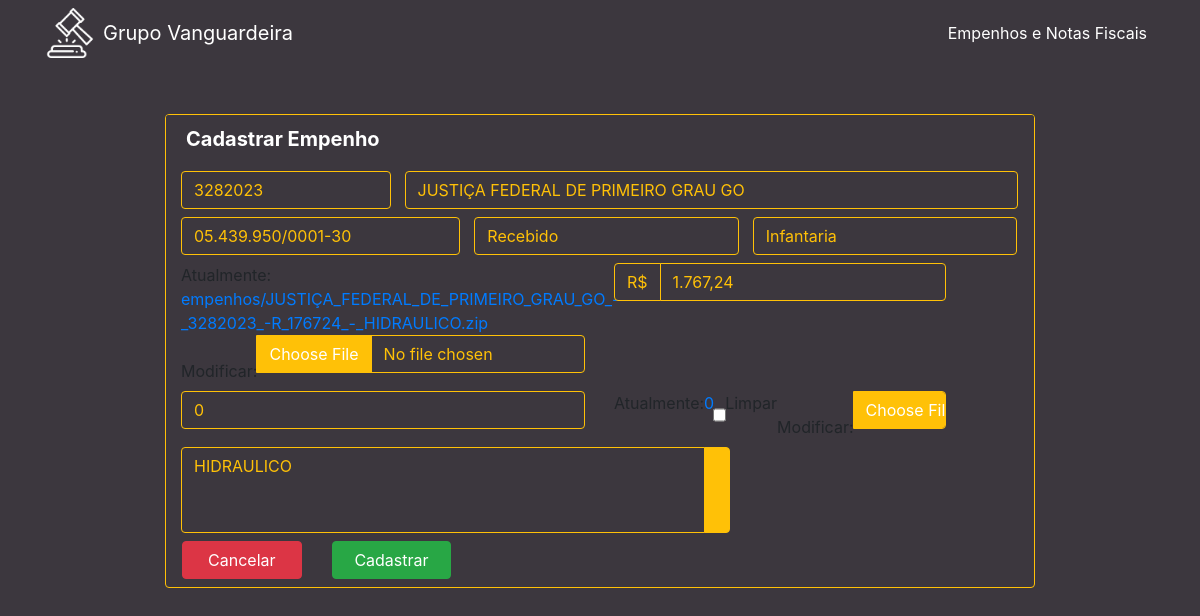
/edit/270/, run on an earlier commit of the app's database.
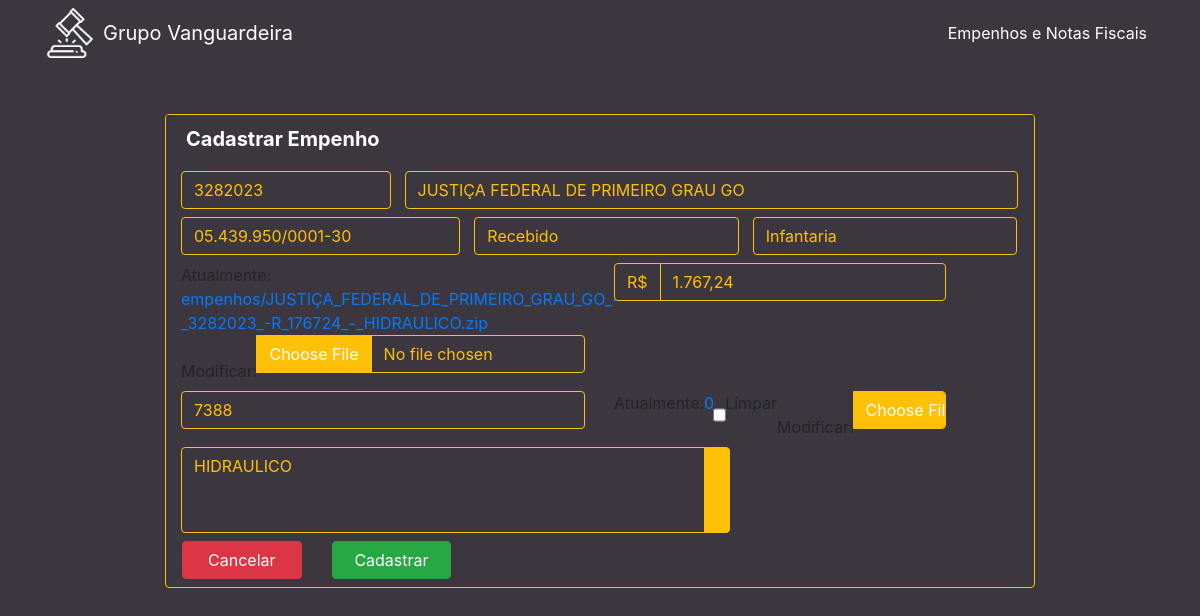
And on a later commit of the database.
### cliente/models.py (models this page shows, shortened)
class Cliente(models.Model):
    numero = models.CharField(max_length=255)
    nome = models.CharField(max_length=255)
    cnpj = models.CharField(max_length=255)
    data_criacao = models.DateTimeField(default=timezone.now)
    categoria = models.ForeignKey(Categoria, on_delete=models.DO_NOTHING)
    empresa = models.ForeignKey(Empresa, on_delete=models.DO_NOTHING)
    empenho = models.FileField(upload_to='empenhos/', max_length=500)
    nfe = models.FileField(upload_to='notas/', max_length=500, default='0', blank=True)
    n_nfe = models.CharField(max_length=255, blank=True)
    descricao = models.TextField(blank=True)
    valor = models.CharField(max_length=255)

### cliente/views.py (the view)
# urls.py: path('edit/<int:pk>/', views.edit, name="edit"),
def edit(request, pk):
    cliente = Cliente.objects.get(pk=pk)
    form = ClienteForm(instance=cliente)
    return render(request, 'cliente/form.html', {'cliente': cliente, 'form': form})

### cliente/form.py
class ClienteForm(ModelForm):
    class Meta:
        model = Cliente
        fields = ['numero', 'nome', 'cnpj', 'data_criacao', 'categoria', 'empresa', 'empenho', 'descricao', 'valor', 'nfe', 'n_nfe']
    def __init__(self, *args, **kwargs):
        super(ClienteForm, self).__init__(*args, **kwargs)
        for field in self.fields:
            self.fields[field]. widget.attrs.update({'class': 'form-control'})

### cliente/models.py (called while the page is built)
    def __str__(self):
        return self.nome

    def __str__(self):
        return self.nome

### cliente/templates/cliente/form.html (shortened to what this page needs)
{% extends 'base.html' %}
{% load widget_tweaks %}
{% block conteudo %}
    <div class="container col-lg-12 center mt-5 w-75">
        <div class="card card-primary card-formulario">
            <div class="card-header">
                <h5 class="card-title mb-0">
                    Cadastrar Empenho
                </h5>
            </div>
            <form action="{% if cliente %}/cliente/update/{{cliente.id}}/{% else %}/cliente/create/{% endif %}" method="POST" enctype="multipart/form-data">
                  <div class="input-group col-12 p-15 my-2">
                    <div class="input-group col-3 p-0">
                      {% render_field form.numero name="numero" type="number" placeholder="Nº Empenho" autocomplete="off"%}
                    </div>
                    <div class="input-group col-9 pr-0">
                      {% render_field form.nome name="nome" id="nome" type="name" placeholder="Nome do cliente" autocomplete="off"%}
                    </div>
                  </div>
                  <div class="input-group col-12 mb-2 p-15">
                    <div class="input-group col-4 p-0" >
                      {% render_field form.cnpj type="text" id="cpfcnpj" placeholder="CNPJ" autocomplete="off"%}
                    </div>
                    <div class="input-group col-4 pr-0">
                      {% render_field form.categoria name="categoria" id="categoria" placeholder="Categoria" autocomplete="off"%}
                    </div>
                    <div class="input-group col-4 pr-0">
                      {% render_field form.empresa name="empresa" id="empresa" placeholder="Empresa" autocomplete="off"%}
                    </div>
                  </div>
                  <div class="input-group col-12 p-0">
                    <div class="input-group col-6 p-15 mb-2" >
                      {% render_field form.empenho name="empenho" type="file" placeholder="Empenho" autocomplete="off"%}
                    </div>
                    <div class="input-group col-5 p-15 mb-2" >
                      <span class="input-group-text valor" id="span-valor">R$</span>
                      {% render_field form.valor name="valor" type="text" id="valor" placeholder="Valor do empenho" autocomplete="off"%}
                    </div>
                  </div>
                  <div class="input-group col-12 p-0">
                    <div class="input-group col-6 p-15 mb-2" >
                      {% render_field form.n_nfe name="n_nfe" type="name" placeholder="Nº Nota" autocomplete="off"%}
                    </div>
                    <div class="input-group col-5 p-15 mb-2" >
                      {% render_field form.nfe name="nfe" type="file" value="0" placeholder="Nfe" autocomplete="off"%}
                    </div>
                  </div>
                  <div class="input-group col-8 p-15 mb-2" >
                    {% render_field form.descricao rows="3" style="resize:none;" placeholder="Observações..." type="text" autocomplete="off"%}
                    <div class="input-group-append">
                      <div class="input-group-text">
                      </div>
                    </div>
                  </div>
                <div class="row">
                    <div class="col-2 mb-2 ml-3">
                      <a class="btn btn-danger btn-block" href="{% url 'cliente' %}">Cancelar</a>
                    </div>
                    <div class="col-2 m-0">
                      <button type="submit" class="btn btn-success btn-block" id="submit_button" >Cadastrar</button>
                    </div>
                </div>
            </form>
        </div>
    </div>
{% endblock %}

What changed in the data, as far as the page shows it:
changed Cliente "JUSTIÇA FEDERAL DE PRIMEIRO GRAU GO": n_nfe "0" → "7388"
